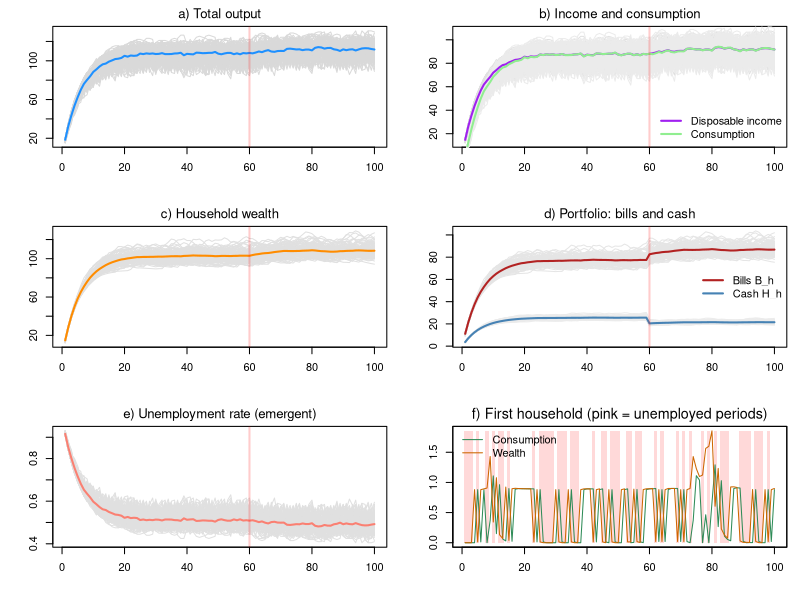

The R script that drew this image:
# *************************************************************************
#  Model PC + agent-based microfoundation (ABM-PC)
#  Source: Godley & Lavoie ch.4 (PC), extended with a "job-lottery"
#  Author: Marco Veronese Passarella
#  Last change: 04/07/2026
# *************************************************************************
#  Description: A tiny "agent-based" version of the textbook PC model: 
#  several households, each with its own wealth (cash & bonds) and its own
#  spending choice, added up to get the economy-wide totals
# *************************************************************************
#  Conventions: upper-case = MACRO total; lower-case = MICRO (one household)
# *************************************************************************
#  Story:
#    - each household decides how much it wants to spend (its OWN alpha1);
#    - the economy needs 1/pr workers for each unit people want to buy;
#    - a random job lottery fills those jobs (some stay unfilled = friction);
#    - whoever works makes pr goods and is paid a wage w = pr;
#    - goods are sold first-come-first-served until they run out;
#    - taxes are paid.
#  One single random shuffle of households per period decides BOTH who gets a
#  job AND who reaches the shop first.
# *************************************************************************
#  Note on heterogeneity: each household now has its own fixed propensity to
#  consume out of income (alpha1 is a vector, drawn once). Because households
#  differ, aggregate demand depends on which of them earn income, so the random
#  order matters for the macro totals too. The effect is smaller than that of
#  the job-lottery noise.
# *************************************************************************

# Clear environment
rm(list = ls(all = TRUE))

# Set model parameters ####
nPeriods     <- 100        # Periods
nHouseholds  <- 200        # Number of households (if > output -> unemployment)
alpha1m      <- 0.6        # Mean propensity to consume out of income
alpha1d      <- 0.0        # Spread of alpha1 across households (0 = homogeneous PC)
alpha2       <- 0.4        # Propensity to consume out of wealth (common to all)
theta        <- 0.2        # Tax rate (on labour AND interest income)
pr           <- 1.1        # Product per worker (labour productivity)
w            <- pr         # Wage per worker = productivity (=> zero profit)
G            <- rep(20, nPeriods)   # Government spending (goods)
lambda0      <- 0.635      # Portfolio: baseline share of bills
lambda1      <- 5          # Portfolio: sensitivity of bill share to interest rate
lambda2      <- 0.01       # Portfolio: sensitivity of bill share to income/wealth

# Define randomness
MC           <- 100        # MC simulations
s            <- 0.2        # Size of the hiring randomness
set.seed(123)              # Set random seed

# Heterogeneous, time-invariant propensity to consume out of income ####
alpha1 <- runif(nHouseholds, alpha1m - alpha1d, alpha1m + alpha1d)

# Interest rate
r <- rep(0.025, nPeriods)   # Baseline policy rate

# Define macro variables (results) to be stored ####
store = list(Y   = matrix(0, nPeriods, MC),   # Output / income
             C   = matrix(0, nPeriods, MC),   # Consumption
             YD  = matrix(0, nPeriods, MC),   # Disposable income
             V   = matrix(0, nPeriods, MC),   # Household wealth
             B_h = matrix(0, nPeriods, MC),   # Bills held by households
             H_h = matrix(0, nPeriods, MC),   # Cash held by households
             UR  = matrix(0, nPeriods, MC))   # Unemployment rate

# Store micro values (for MC = 1)
cHist = matrix(0, nPeriods, nHouseholds)   # Consumption of each household
eHist = matrix(0, nPeriods, nHouseholds)   # 1 if employed this period, else 0
vHist = matrix(0, nPeriods, nHouseholds)   # Wealth of each household

# Record the worst gap between H_h and H_s
sfcGap = 0

# Shock: rate rises from 2.5% to 3.5% at period 60 ####
r[60:nPeriods] <- 0.035                

# Shock to government spending in period 60 (from 20$ to 30$) ####
#G[60:nPeriods] <- 30

# Start the MC loop
for (mc in 1:MC) {
  
  # Set randomness seed
  set.seed(mc)
  
  # Define and initialize the stocks outside the time loop (MICRO)
  v   = rep(0, nHouseholds)  # Micro: household wealth (cash + bills)
  b   = rep(0, nHouseholds)  # Micro: bills held by each household
  yd  = rep(0, nHouseholds)  # Micro: disposable income (LAST period)
  
  # Government / central bank stocks (MACRO, carried across periods)
  B_s = 0                    # Bills supplied by government
  B_cb = 0                   # Bills held by central bank
  H_s = 0                    # Cash supplied by central bank
  
  # Start time loop
  for (i in 1:nPeriods) {
    
    r_now = r[i]                          # This period's interest rate
    r_lag = if (i > 1) r[i - 1] else r[1] # Last period's interest rate (for interest paid now)
    
    ## TICK 1: households decide how much to spend ####
    cd = pmin(pmax(alpha1 * yd + alpha2 * v, 0), v)  # Micro: consumption (4.5)
    AD = sum(cd) + G[i]                    # Macro: total demand for goods (4.1)
    N_d = AD / pr                          # Macro: labour needed (1/pr per unit)
    
    ## TICK 2: households/workers are hired based on a job lottery ####
    N = min(floor(N_d * runif(1, 1 - s, 1 + s)), floor(N_d), nHouseholds)
    
    ## TICK 3: households are re-shuffled ####
    order = sample(nHouseholds)            # Queue for both jobs and goods
    
    ## TICK 4: goods are served first-come-first-served ####
    YG = min(G[i], N * pr)                 # Macro: government served first (N workers make N*pr goods)
    YC = N * pr - YG                       # Macro: goods left for households
    cdq = cd[order]                        # Micro: planned demand in queue order
    cda = cumsum(cdq) - cdq                # Micro: goods claimed by those ahead
    cds = pmin(cdq, pmax(0, YC - cda))     # Micro: actually served
    c = rep(0, nHouseholds); c[order] = cds #Micro: actual consumption associated with the related household
    
    ## TICK 5: incomes, taxes, wealth ####
    y = rep(0, nHouseholds)                # Micro: initial income
    if (N >= 1) y[order[1:N]] = w          # Micro: labour income
    intinc = r_lag * b                     # Micro: interest on bills held since last period
    income = y + intinc                    # Micro: total income
    tax    = theta * income                # Micro: tax on labour AND interest (4.3)
    yd     = income - tax                  # Micro: disposable income (also used NEXT period) (4.2)
    v      = v - c + yd                    # Micro: wealth = old wealth - spending + saving (4.4)
    
    ## TICK 6: portfolio choice ####
    b = v * (lambda0 + lambda1 * r_now) - lambda2 * yd   # Micro: bills held (4.7)
    b = pmin(pmax(b, 0), v)                              # Guard line
    h = v - b                                            # Macro: cash held (4.6)
    
    # Store micro values of selected variables (for MC = 1)
    if (mc == 1) {
      cHist[i, ] = c
      eHist[i, ] = as.numeric(y > 0)
      vHist[i, ] = v
    }
    
    ## TICK 7: government + central bank settle the accounts ####
    B_h = sum(b)                           # Macro: bills demanded by households
    TAX = sum(tax)                         # Macro: total taxes
    B_cb_old = B_cb
    
    # Government issues bills to cover its deficit (spending + interest - taxes - CB profit) (4.8)
    B_s  = B_s + (YG + r_lag * B_s) - (TAX + r_lag * B_cb)
    
    # Central bank absorbs the bills households did not want (4.10)
    B_cb = B_s - B_h
    
    # Central bank issues cash equal to the change in its bill holdings
    H_s  = H_s + (B_cb - B_cb_old)         # Macro: cash supply (4.9) 
    H_h  = sum(h)                          # Macro: cash held by households
    
    ## TICK 8: record economy-wide totals and check consistency ####
    store$Y[i, mc]   = sum(y)              # Output / income
    store$C[i, mc]   = sum(c)              # Consumption
    store$YD[i, mc]  = sum(yd)             # Disposable income
    store$V[i, mc]   = sum(v)              # Wealth
    store$B_h[i, mc] = B_h                 # Bills held by households
    store$H_h[i, mc] = H_h                 # Cash held by households
    store$UR[i, mc]  = (nHouseholds - N) / nHouseholds #Unemployment rate
    sfcGap = max(sfcGap, abs(H_h - H_s))   # SFC check: H_h must equal H_s
  }
}
# Display the results ####
meanY  = rowMeans(store$Y);   meanC  = rowMeans(store$C)
meanYD = rowMeans(store$YD);  meanV  = rowMeans(store$V)
meanBh = rowMeans(store$B_h); meanHh = rowMeans(store$H_h)
preWin = 40:58                 # window just before the rate shock
cat(" MC runs:", MC, "( s =", s, ", pr =", pr, ", r:", r[1], "->", r[nPeriods], ")")
cat("\n Max |H_h - H_s| =", sfcGap, " (should be ~0)")
cat("\n Pre-shock  Y =", round(mean(meanY[preWin]), 2),
    " V =", round(mean(meanV[preWin]), 2),
    " B_h =", round(mean(meanBh[preWin]), 2),
    " H_h =", round(mean(meanHh[preWin]), 2),
    " bill share =", round(mean(meanBh[preWin]) / mean(meanV[preWin]), 3))

# Plot the results ####
op = par(mfrow = c(3, 2), mar = c(4, 4, 2, 1))

# Define colour
myred = adjustcolor("red", alpha.f = 0.2)

# a) Total output
matplot(store$Y, type = "l", lty = 1, col = "grey85",
        font.main = 1, main = "a) Total output", xlab = "", ylab = "")
lines(meanY, lwd = 2, col = "dodgerblue"); abline(v = 60, lty = 1, lwd = 2, col = myred )

# b) Disposable income and consumption
matplot(store$YD, type = "l", lty = 1, col = "grey88",
        font.main = 1, main = "b) Income and consumption", xlab = "", ylab = "")
matlines(store$C, lty = 1, col = "grey92")
lines(meanYD, lwd = 2, col = "purple"); lines(meanC, lwd = 2, col = "lightgreen")
abline(v = 60, lty = 1, lwd = 2, col = myred )
legend("bottomright", c("Disposable income", "Consumption"),
       col = c("purple", "lightgreen"), lwd = 2, bty = "n")

# c) Household wealth
matplot(store$V, type = "l", lty = 1, col = "grey88",
        font.main = 1, main = "c) Household wealth", xlab = "", ylab = "")
lines(meanV, lwd = 2, col = "darkorange"); abline(v = 60, lty = 1, lwd = 2, col = myred )

# d) Portfolio: bills vs cash (the rate shock shifts wealth toward bills)
matplot(store$B_h, type = "l", lty = 1, col = "grey90", ylim = range(store$H_h, store$B_h),
        font.main = 1, main = "d) Portfolio: bills and cash", xlab = "", ylab = "")
matlines(store$H_h, lty = 1, col = "grey92")
lines(meanBh, lwd = 2, col = "firebrick"); lines(meanHh, lwd = 2, col = "steelblue")
abline(v = 60, lty = 1, lwd = 2, col = myred )
legend("right", c("Bills B_h", "Cash H_h"), col = c("firebrick", "steelblue"),
       lwd = 2, bty = "n")

# e) Unemployment rate
matplot(store$UR, type = "l", lty = 1, col = "grey88",
        font.main = 1, main = "e) Unemployment rate (emergent)", xlab = "", ylab = "")
lines(rowMeans(store$UR), lwd = 2, col = "salmon"); abline(v = 60, lty = 1, lwd = 2, col = myred )

# f) One household: consumption and wealth (pink = unemployed periods)
yr = range(0, cHist[, 1], vHist[, 1])
plot(NA, xlim = c(1, nPeriods), ylim = yr,
     main = "f) First household (pink = unemployed periods)",
     xlab = "", ylab = "", font.main = 1, cex.main = 1.3)
un = which(eHist[, 1] == 0)
rect(un - 0.5, yr[1], un + 0.5, yr[2], col = "#ffd9d9", border = NA)
lines(cHist[, 1], col = "seagreen",    lwd = 1)    # consumption
lines(vHist[, 1], col = "darkorange3", lwd = 1)    # wealth
legend("topleft", c("Consumption", "Wealth"),
       col = c("seagreen", "darkorange3"), lwd = 1, bty = "n")
box()
par(op)

dev.copy(png, "Fig1_ABM_PC.png", width = 3000, height = 2400, res = 300); dev.off()
